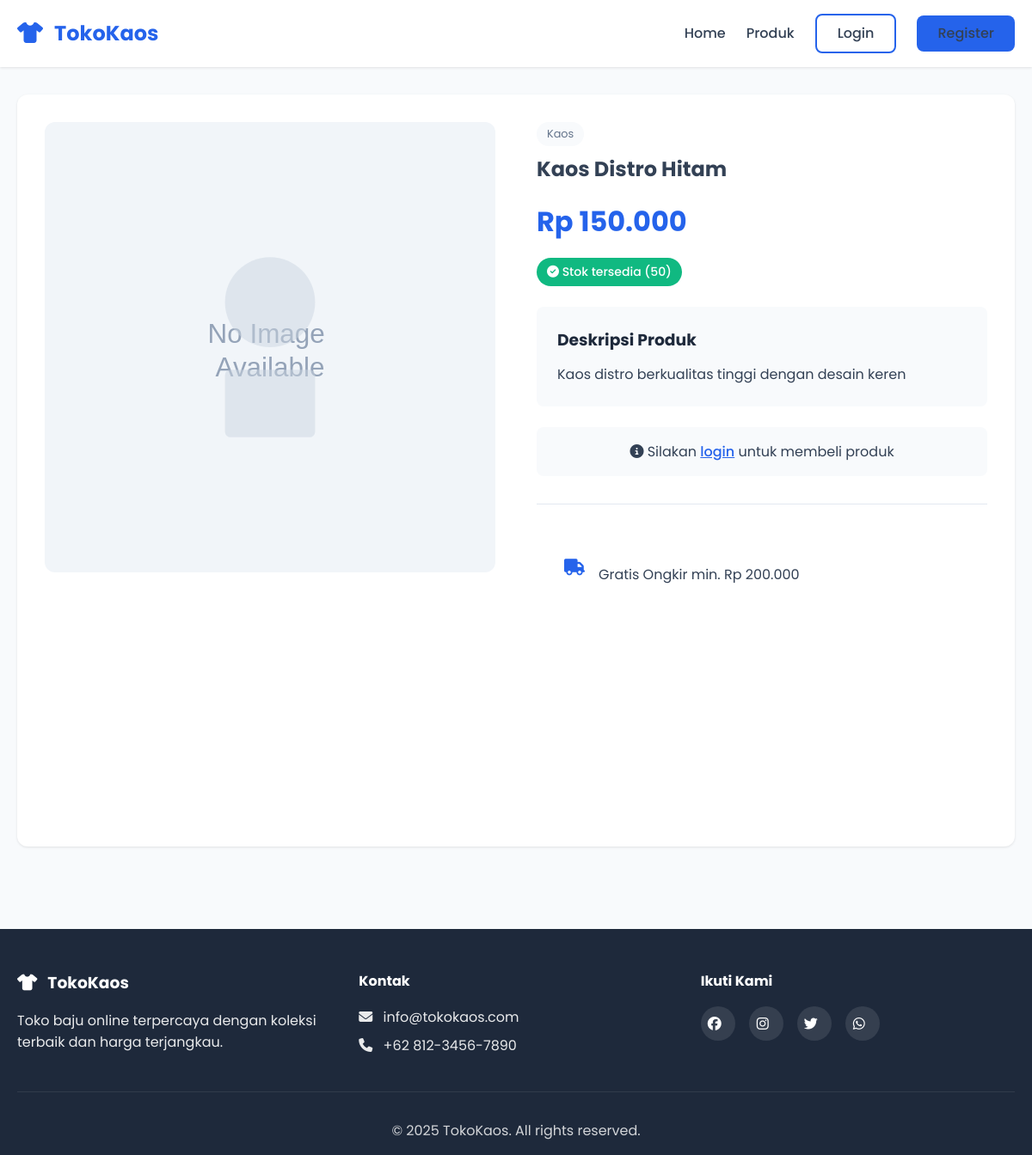
The app's page /product-detail.php?id=1 with its own data.
### tables this page shows
CREATE TABLE IF NOT EXISTS products (
    id INT AUTO_INCREMENT PRIMARY KEY,
    name VARCHAR(200) NOT NULL,
    description TEXT,
    price DECIMAL(10,2) NOT NULL,
    stock INT DEFAULT 0,
    image VARCHAR(255),
    category VARCHAR(50),
    created_at TIMESTAMP DEFAULT CURRENT_TIMESTAMP,
    updated_at TIMESTAMP DEFAULT CURRENT_TIMESTAMP ON UPDATE CURRENT_TIMESTAMP
);

### config/helpers.php (called while the page is built, shortened)
<?php
function formatRupiah($angka) {
    return 'Rp ' . number_format($angka, 0, ',', '.');
}
function baseUrl($path = '') {
    return '/e-comers/' . $path;
}
?>

### config/session.php (called while the page is built, shortened)
<?php
function isLoggedIn() {
    return isset($_SESSION['user_id']);
}
?>

### product-detail.php (the view, shortened to what this page needs)
<?php
require_once __DIR__ . '/config/session.php';
require_once __DIR__ . '/config/helpers.php';
$product_id = intval($_GET['id']);
$conn = getConnection();
$stmt = $conn->prepare("SELECT * FROM products WHERE id = ?");
$stmt->bind_param("i", $product_id);
$stmt->execute();
$result = $stmt->get_result();
$product = $result->fetch_assoc();
include __DIR__ . '/includes/header.php';
?>
<section class="product-detail">
    <div class="container">
        <div class="product-detail-grid">
            <div class="product-detail-image">
                <?php if (!empty($product['image'])): ?>
                    <img src="<?php echo baseUrl('assets/images/products/' . $product['image']); ?>" alt="<?php echo htmlspecialchars($product['name']); ?>">
                <?php else: ?>
                    <img src="<?php echo baseUrl('assets/images/placeholder.svg'); ?>" alt="<?php echo htmlspecialchars($product['name']); ?>">
                <?php endif; ?>
            </div>
            <div class="product-detail-info">
                <span class="product-category"><?php echo htmlspecialchars($product['category']); ?></span>
                <h1><?php echo htmlspecialchars($product['name']); ?></h1>
                <p class="product-price-large"><?php echo formatRupiah($product['price']); ?></p>
                <div class="product-stock">
                    <?php if ($product['stock'] > 10): ?>
                        <span class="badge badge-success"><i class="fas fa-check-circle"></i> Stok tersedia (<?php echo $product['stock']; ?>)</span>
                    <?php elseif ($product['stock'] > 0): ?>
                        <span class="badge badge-warning"><i class="fas fa-exclamation-triangle"></i> Stok terbatas (<?php echo $product['stock']; ?>)</span>
                    <?php else: ?>
                        <span class="badge badge-danger"><i class="fas fa-times-circle"></i> Stok habis</span>
                    <?php endif; ?>
                </div>
                <div class="product-description">
                    <h3>Deskripsi Produk</h3>
                    <p><?php echo nl2br(htmlspecialchars($product['description'])); ?></p>
                </div>
                <?php if (isLoggedIn() && !isAdmin() && $product['stock'] > 0): ?>
                <form method="POST" action="" class="add-to-cart-form">
                    <div class="quantity-selector">
                        <label for="quantity">Jumlah:</label>
                        <input type="number" id="quantity" name="quantity" value="1" min="1" max="<?php echo $product['stock']; ?>" class="form-control">
                    </div>
                    <input type="submit" value="🛒 Tambah ke Keranjang" class="btn btn-primary btn-lg">
                </form>
                <?php elseif (!isLoggedIn()): ?>
                <div class="login-prompt">
                    <p><i class="fas fa-info-circle"></i> Silakan <a href="<?php echo baseUrl('login.php'); ?>">login</a> untuk membeli produk</p>
                </div>
                <?php endif; ?>
                <div class="product-features">
                    <div class="feature-item">
                        <i class="fas fa-truck"></i>
                        <span>Gratis Ongkir min. Rp 200.000</span>
                    </div>
                </div>
            </div>
        </div>
    </div>
</section>
<?php include __DIR__ . '/includes/footer.php'; ?>

### assets/css/style.css (style rules this page uses)
* { margin: 0; padding: 0; box-sizing: border-box; }
:root { --primary-color: #2563eb; --secondary-color: #64748b; --success-color: #10b981; --danger-color: #ef4444; --warning-color: #f59e0b; --info-color: #3b82f6; --dark-color: #1e293b; --light-color: #f8fafc; --border-color: #e2e8f0; --text-color: #334155; --shadow: 0 1px 3px rgba(0, 0, 0, 0.1); --shadow-lg: 0 10px 15px -3px rgba(0, 0, 0, 0.1); }
body { font-family: 'Poppins', sans-serif; color: var(--text-color); line-height: 1.6; background: var(--light-color); }
.container { max-width: 1200px; margin: 0 auto; padding: 0 20px; }
.feature-item { text-align: center; padding: 2rem; border-radius: 12px; transition: transform 0.3s, box-shadow 0.3s; }
.feature-item i { font-size: 3rem; color: var(--primary-color); margin-bottom: 1rem; }
.product-category { display: inline-block; font-size: 0.8rem; color: var(--secondary-color); background: var(--light-color); padding: 0.25rem 0.75rem; border-radius: 20px; margin-bottom: 0.5rem; }
.product-price-large { font-size: 2rem; font-weight: 700; color: var(--primary-color); margin: 1rem 0; }
.badge { display: inline-block; padding: 0.35rem 0.75rem; border-radius: 20px; font-size: 0.875rem; font-weight: 500; }
.badge-success { background: var(--success-color); color: white; }
.product-detail { padding: 2rem 0; }
.product-detail-grid { display: grid; grid-template-columns: 1fr 1fr; gap: 3rem; background: white; padding: 2rem; border-radius: 12px; box-shadow: var(--shadow); }
.product-detail-image img { width: 100%; border-radius: 12px; }
.product-stock { margin: 1rem 0; }
.product-description { margin: 1.5rem 0; padding: 1.5rem; background: var(--light-color); border-radius: 8px; }
.product-description h3 { margin-bottom: 0.75rem; color: var(--dark-color); }
.product-features { margin-top: 2rem; padding-top: 2rem; border-top: 1px solid var(--border-color); }
.feature-item { display: flex; align-items: center; gap: 1rem; margin-bottom: 0.75rem; }
.feature-item i { color: var(--primary-color); font-size: 1.2rem; }
.login-prompt { background: var(--light-color); padding: 1rem; border-radius: 8px; text-align: center; }
.login-prompt a { color: var(--primary-color); font-weight: 500; }

### records on screen
products: category "Kaos", name "Kaos Distro Hitam", price "Rp 150.000", stock "50", description "Kaos distro berkualitas tinggi dengan desain keren"
